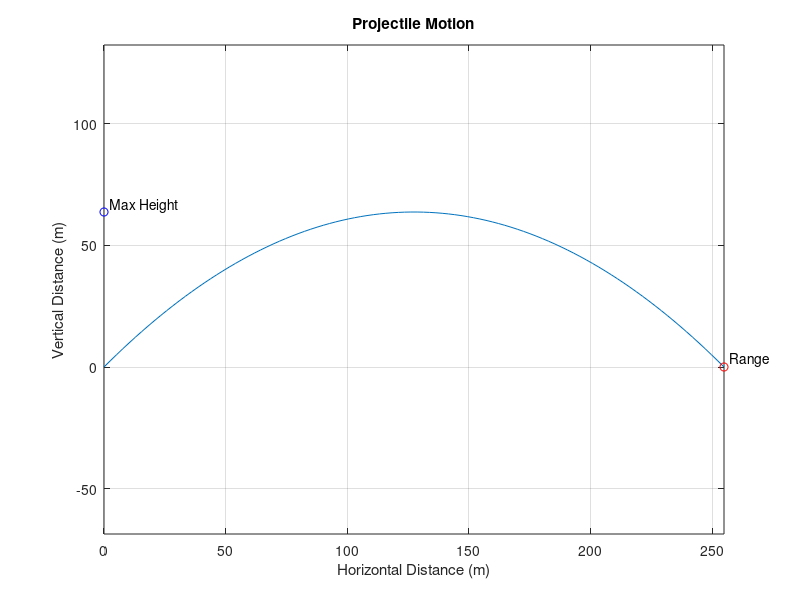

Recreate this plot in MATLAB.
%MATLAB Script to Simulate Projectile Motion

% Parameters
v0 = 50;           % Initial velocity in m/s
theta = 45;       % Launch angle in degrees
g = 9.81;         % Gravitational acceleration in m/s^2

% Convert angle to radians
theta_rad = deg2rad(theta);

% Time of flight calculation
t_flight = (2 * v0 * sin(theta_rad)) / g;

% Time vector from 0 to time of flight
t = linspace(0, t_flight, 100);

% Projectile motion equations
x = v0 * cos(theta_rad) * t;              % Horizontal displacement
y = v0 * sin(theta_rad) * t - 0.5 * g * t.^2; % Vertical displacement

% Calculate range and maximum height
range = x(end);
max_height = (v0^2 * (sin(theta_rad))^2) / (2 * g);

% Plotting the trajectory
figure;
plot(x, y);
xlabel('Horizontal Distance (m)');
ylabel('Vertical Distance (m)');
title('Projectile Motion');
grid on;
axis equal;

% Display range and maximum height
disp(['Range: ', num2str(range), ' m']);
disp(['Maximum Height: ', num2str(max_height), ' m']);

% Hold on for the annotations
hold on;
plot(range, 0, 'ro'); % Mark the range point
text(range, 0, '  Range', 'VerticalAlignment', 'bottom');

plot(0, max_height, 'bo'); % Mark the max height point
text(0, max_height, '  Max Height', 'VerticalAlignment', 'bottom');

hold off;